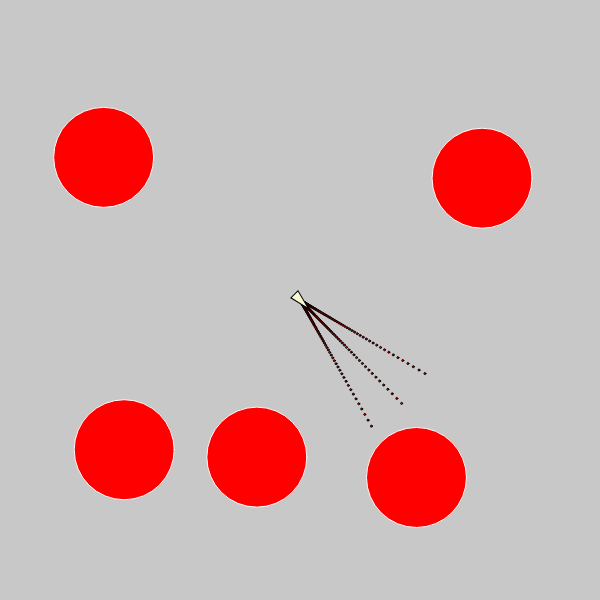
Frame 1 (no input)
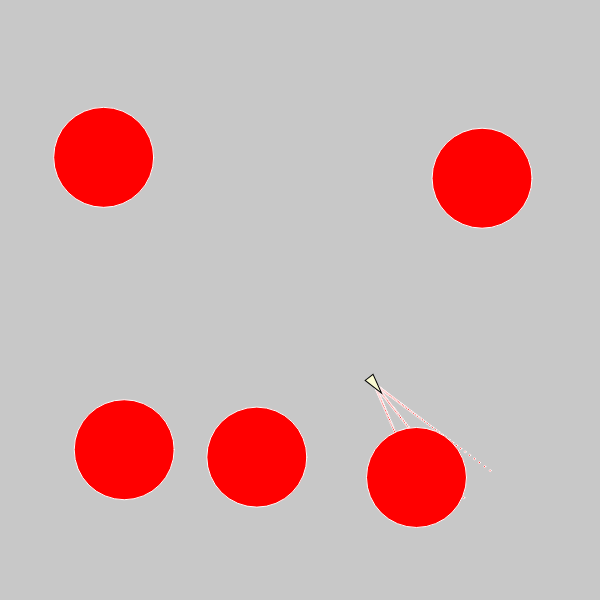
Frame 60 (no input)
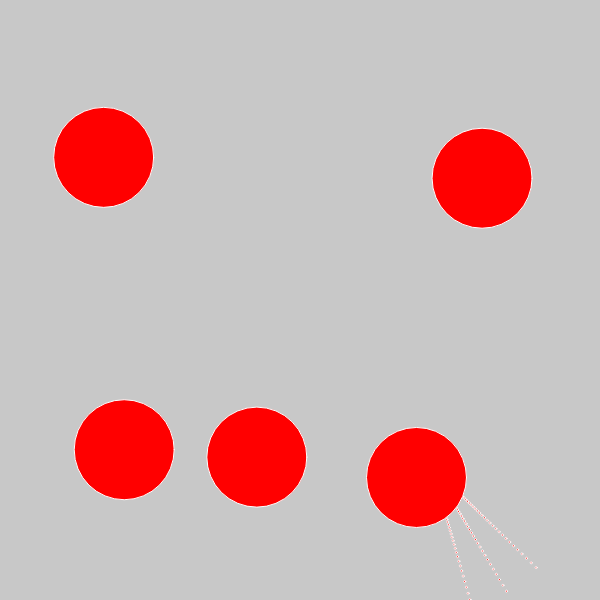
Frame 120 (the mouse pressed at the canvas centre since frame 60)

The p5.js sketch that drew these frames (run headless with seeded random() and noise() and a simulated clock; from frame 60 on, the mouse is pressed at the canvas centre):

// p5.js sketch
// ── sketch.js
// window.onload = function() {
//
//
//   // training XOR
//   for (let i = 0; i < 50000; i++) {
//     let index = Math.floor(Math.random() * 4);
//     let inputs = Matrix.fromArray(xor_training_data[index].input);
//     let targets = Matrix.fromArray(xor_training_data[index].target);
//
//     nn.train(inputs, targets);
//   }
//
//   for (let i = 0; i < xor_training_data.length; i++) {
//     let inputs = Matrix.fromArray(xor_training_data[i].input);
//     console.table(inputs.matrix);
//     let result = nn.feedForward(inputs);
//     console.table(result.matrix);
//   }
//
// }





//////////////
let obstacles = [];
let population = [];

function setup() {
  createCanvas(600, 600);

  for (let i = 0; i < 5; i++) {
    let r = random(25, 50);
    obstacles.push(new Obstacle(random(width), random(height)));
  }

  population.push(new Boid(width / 2, height / 2, obstacles));
}

function draw() {
  background(200);

  for (let i in population) {
    population[i].update();
    population[i].display();

  }

  for (let i in obstacles) {
    obstacles[i].display();
  }

}
// ── boid.js
class Obstacle {
  constructor(x, y) {
    this.pos = createVector(x, y);
    this.radius = 50;
  }
  display() {
    stroke(255);
    fill(255, 0, 0);
    ellipse(this.pos.x, this.pos.y, 2 * this.radius, 2 * this.radius);
  }
}


class Boid {
  constructor(x, y, obstacles) {
    this.pos = createVector(x, y);
    this.vel = createVector(random(1, 2), random(1, 2));
    this.acc = createVector(0, 0);

    this.maxforce = 0.1;
    this.maxavoidforce = 0.15;
    this.maxspeed = 2;
    this.fitness = 0;

    this.ppos = this.pos.copy();

    this.brain = new NeuralNetwork(3, 2, 1);
    this.obstacles = obstacles;
    this.visionInputs = [1000, 1000, 1000]; // left, front, right

    for (let i = 0; i < 50000; i++) {
      let inputs = Matrix.fromArray(this.visionInputs);
      let targets = Matrix.fromArray([0.5]);

      this.brain.train(inputs, targets);
    }
  }

  rayTrace(obstacles) {
    // let visionScale = this.vel.mag() * 50;
    // until start is the same as ahead...
    // increase it a bit in that Direction
    // check whether the point intersects the circle

    let inputFront = 1000;
    let inputRight = 1000;
    let inputLeft = 1000;

    let spread = PI / 12;

    let radius = 50;

    let dir = this.vel.copy();
    dir.normalize();

    // trace a ray out from boid and check for collisions at each step
    // for (let i = 0; i < visionScale; i++) {
    while (dir.mag() < 150) {
      // console.log('ok');
      let checkPointFront = dir.copy();
      checkPointFront.add(this.pos); // turn dir into position ahead of this boid

      fill(255, 0, 0);
      ellipse(checkPointFront.x, checkPointFront.y, 2, 2);
      // console.log(checkPointFront);
      // find nearest obstacle in front
      for (let j = 0; j < this.obstacles.length; j++) {

        let d = p5.Vector.dist(checkPointFront, this.obstacles[j].pos);

        if (d < radius) {
          let d2 = p5.Vector.dist(this.pos, checkPointFront);
          inputFront = d2;
        }
      }



      let checkPointLeft = dir.copy();
      checkPointLeft.rotate(-spread);
      checkPointLeft.add(this.pos); // turn dir into position ahead of this boid

      fill(255, 0, 0);
      ellipse(checkPointLeft.x, checkPointLeft.y, 2, 2);

      // find nearest obstacle to left
      for (let j = 0; j < this.obstacles.length; j++) {
        let d = p5.Vector.dist(checkPointLeft, this.obstacles[j].pos);
        if (d < radius) {
          let d2 = p5.Vector.dist(this.pos, checkPointLeft);
          inputLeft = d2;
        }
      }

      let checkPointRight = dir.copy();
      checkPointRight.rotate(spread);
      checkPointRight.add(this.pos); // turn dir into position ahead of this boid

      fill(255, 0, 0);
      ellipse(checkPointRight.x, checkPointRight.y, 2, 2);

      // find nearest obstacle in front
      for (let j = 0; j < this.obstacles.length; j++) {
        let d = p5.Vector.dist(checkPointRight, this.obstacles[j].pos);
        if (d < radius) {
          let d2 = p5.Vector.dist(this.pos, checkPointRight);
          inputRight = d2;
        }
      }

      dir.mult(1.05); // increase by 5% each time through loop
    }
    this.visionInputs = [inputLeft, inputFront, inputRight];

    for (let i = 0; i < this.visionInputs.length; i++) {
      if (this.visionInputs[i] < 1000) {
        // console.log("wow!  close call!");
        // console.log(this.visionInputs);
      }
    };
  }

  think() {
    let inputs = Matrix.fromArray(this.visionInputs);
    let guess = this.brain.feedForward(inputs);
    console.log(guess);
    guess.matrix[0][0] -= 1.0;

    // get heading
    let turn = this.vel.copy();
    turn.normalize();
    // turn.rotate(PI / 4); // rotate 90 degrees to the right
    if (guess.matrix[0][0] < 0) {
      turn.rotate(-PI / 4);
    } else {
      turn.rotate(PI / 4);
    }
    turn.setMag(guess.matrix[0][0] / 100);
    // turn.limit(this.maxspeed);


    this.applyForce(turn);

  }

  isHit() {
    for (let i in this.obstacles) {
      let d = p5.Vector.dist(this.pos, this.obstacles[i].pos);
      if (d < 50) {
        return true;
        break;
      }
    }
    return false;
  }


  update() {


    this.think();
    this.vel.add(this.acc);
    this.vel.limit(this.maxspeed);

    this.rayTrace();
    this.pos.add(this.vel);
    this.fitness += p5.Vector.dist(this.pos, this.ppos);
    this.wrapAround();

    this.acc.mult(0);
    this.ppos = this.pos.copy();
  }

  applyForce(f) {
    this.acc.add(f);
  }

  wrapAround() {
    if (this.pos.x < 0) this.pos.x = width;
    if (this.pos.y < 0) this.pos.y = height;
    if (this.pos.x > width) this.pos.x = 0;
    if (this.pos.y > height) this.pos.y = 0;
  }



  display() {
    // Draw a triangle rotated in the direction of velocity
    // copied from example 01

    let theta = this.vel.heading() + PI / 2;
    let size = 5;
    push();
    fill(250, 250, 210);
    stroke(0);
    strokeWeight(1);
    // ellipse(this.pos.x,this.pos.y,25,25);
    translate(this.pos.x, this.pos.y);
    rotate(theta);
    beginShape();
    vertex(0, -size * 2);
    vertex(-size, size * 2);
    vertex(size, size * 2);
    endShape(CLOSE);
    pop();



  }
}
// ── matrix.js
class Matrix {
  constructor(rows, cols) {
    this.rows = rows;
    this.cols = cols;
    this.matrix = [];


    for (let r = 0; r < this.rows; r++) {
      this.matrix[r] = [];
      for (let c = 0; c < this.cols; c++) {
        this.matrix[r][c] = 0;
      }
    }
  }

  static fromArray(arr) {
    let output = new Matrix(arr.length, 1);
    for (let r = 0; r < arr.length; r++) {
      output.matrix[r][0] = arr[r];
    }
    return output;
  }

  static multiply(a, b) {
    if (a.cols != b.rows) {
      console.log("Columns of A must match rows of B!");
      return undefined;
    } else {
      let output = new Matrix(a.rows, b.cols);
      for (let r = 0; r < a.rows; r++) {
        for (let c = 0; c < b.cols; c++) {
          let dotProduct = 0;
          for (let z = 0; z < a.cols; z++) {
            dotProduct += a.matrix[r][z] * b.matrix[z][c];
          }
          output.matrix[r][c] = dotProduct;
        }
      }
      return output;
    }
  }

  multiply(m) {
    if (m instanceof Matrix) {
      if (this.cols != m.cols || this.rows != m.rows) {
        console.log('non static multiply function');
        console.log("Columns/Rows of A/B must match!");
        return undefined;
      } else {
        // element-wise multiplication
        for (let r = 0; r < this.rows; r++) {
          for (let c = 0; c < this.cols; c++) {
            this.matrix[r][c] *= m.matrix[r][c];
          }
        }
      }
    } else {
      // scalar multiplication
      for (let i = 0; i < this.rows; i++) {
        for (let j = 0; j < this.cols; j++) {
          this.matrix[i][j] *= m;
        }
      }
    }
  }


  add(n) {
    if (n instanceof Matrix) {
      if (this.rows != n.rows || this.cols != n.cols) {
        console.log("Rows/Cols must Match");
      } else {
        // console.log("element wise addition");
        for (let i = 0; i < this.rows; i++) {
          for (let j = 0; j < this.cols; j++) {
            this.matrix[i][j] += n.matrix[i][j];
          }
        }
      }
    } else {
      // console.log("scalar addition");
      for (let i = 0; i < this.rows; i++) {
        for (let j = 0; j < this.cols; j++) {
          this.matrix[i][j] += n;
        }
      }
    }
  }



  static subtract(a, b) {
    let result = new Matrix(a.rows, a.cols);

    if (a instanceof Matrix && b instanceof Matrix) {
      if (a.rows == b.rows && a.cols == b.cols) {

        for (let i = 0; i < a.rows; i++) {
          for (let j = 0; j < a.cols; j++) {
            result.matrix[i][j] = a.matrix[i][j] - b.matrix[i][j];
          }
        }

      } else {
        console.log("Matrices must match in size!");
      }
    } else {
      console.log("Arguments must be Matrices!");
    }

    return result;
  }


  randomize() {
    for (let i = 0; i < this.rows; i++) {
      for (let j = 0; j < this.cols; j++) {
        let num = Math.random() * 2 - 1;
        if (num == 0) {
          num = Math.random() * 2 - 1;
        }
        this.matrix[i][j] = num; //-1 to 1
      }
    }
  }

  // for easier testing / debugging
  randomizeToTen() {
    for (let i = 0; i < this.rows; i++) {
      for (let j = 0; j < this.cols; j++) {
        this.matrix[i][j] = Math.floor(Math.random() * 10); //-1 to 1
      }
    }
  }

  static transpose(input) {
    let result = new Matrix(input.cols, input.rows);

    for (let r = 0; r < input.rows; r++) {
      for (let c = 0; c < input.cols; c++) {
        result.matrix[c][r] = input.matrix[r][c];
      }
    }
    return result;
  }

  static map(m, func) {
    let result = new Matrix(m.rows, m.cols);
    for (let r = 0; r < m.rows; r++) {
      for (let c = 0; c < m.cols; c++) {
        let val = m.matrix[r][c];
        result.matrix[r][c] = func(val);
      }
    }
    return result;
  }

  map(func) {
    for (let r = 0; r < this.rows; r++) {
      for (let c = 0; c < this.cols; c++) {
        let val = this.matrix[r][c];
        this.matrix[r][c] = func(val);
      }
    }
  }


}
// ── neuralnetwork.js
// toy neural network...https://www.youtube.com/watch?v=tlqinMNM4xs&index=18&list=PLRqwX-V7Uu6aCibgK1PTWWu9by6XFdCfh


class NeuralNetwork {
  constructor(input_nodes, hidden_nodes, output_nodes) {
    this.input_nodes = input_nodes;
    this.hidden_nodes = hidden_nodes;
    this.output_nodes = output_nodes;

    this.weights_ih = new Matrix(this.hidden_nodes, this.input_nodes);
    this.weights_ho = new Matrix(this.output_nodes, this.hidden_nodes);

    this.weights_ih.randomize();
    this.weights_ho.randomize();

    this.bias_h = new Matrix(this.hidden_nodes, 1);
    this.bias_o = new Matrix(this.output_nodes, 1);

    this.bias_h.randomize();
    this.bias_o.randomize();

    this.learning_rate = 0.1;
  }

  useDNA(dna) {
    this.weights_ih = dna[0];
    this.weights_ho = dna[1];

    this.bias_h = dna[2];
    this.bias_o = dna[3];
  }

  feedForward(input_matrix) {
    let hidden = Matrix.multiply(this.weights_ih, input_matrix);
    hidden.add(this.bias_h);
    // activation
    hidden.map(sigmoid);

    let output = Matrix.multiply(this.weights_ho, hidden);
    output.add(this.bias_o);
    output.map(sigmoid)

    return output;
  }

  train(inputs, targets) {
    // feed forward:
    let hidden = Matrix.multiply(this.weights_ih, inputs);
    hidden.add(this.bias_h);
    hidden.map(sigmoid); // activation function


    let outputs = Matrix.multiply(this.weights_ho, hidden);
    outputs.add(this.bias_o);
    outputs.map(sigmoid); // activation function

    //calculate output error
    let output_error = Matrix.subtract(targets, outputs);

    // calculate gradient at output
    let gradients = Matrix.map(outputs, dsigmoid);
    gradients.multiply(output_error); //elementwise
    gradients.multiply(this.learning_rate); //scalar


    // calculate deltas for weights
    let hidden_t = Matrix.transpose(hidden);
    let weight_ho_deltas = Matrix.multiply(gradients, hidden_t);

    // change weights & biases
    this.weights_ho.add(weight_ho_deltas);
    this.bias_o.add(gradients);

    // Hidden layer:
    let weights_ho_t = Matrix.transpose(this.weights_ho);
    let hidden_error = Matrix.multiply(weights_ho_t, output_error);

    // calculate gradient:
    let hidden_gradients = Matrix.map(hidden, dsigmoid);
    hidden_gradients.multiply(hidden_error);
    hidden_gradients.multiply(this.learning_rate);

    // calculate deltas for weights
    let inputs_t = Matrix.transpose(inputs);
    let weight_ih_deltas = Matrix.multiply(hidden_gradients, inputs_t);

    // change weights & biases for hidden layer
    this.weights_ih.add(weight_ih_deltas);
    this.bias_h.add(hidden_gradients);

  }
}

function sigmoid(x) {
  return (1 / (1 + Math.exp(-x)));
}

function dsigmoid(y) {
  return (y * (1 - y)); // assumes y has already passed through sigmoid
}
